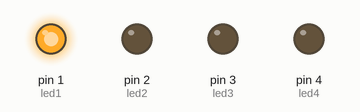
Simulated run of this sketch. Board: Arduino Uno, built with avr-gcc and run on an emulated ATmega328P. On the bench: output pins drawn as LEDs (lit = HIGH).

Above: at 0.2 s.
At 0.62 s:
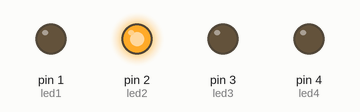
At 0.87 s:
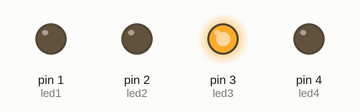
At 2.37 s:
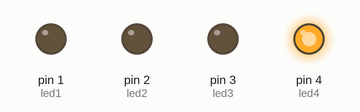
Timing chart, 0 to 3.0 s (numbered marks = the images above):
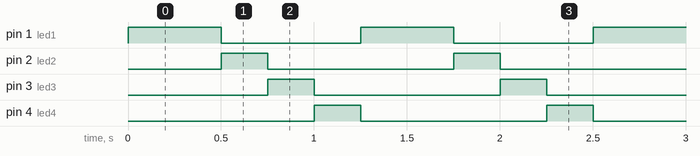

Measured:
- by itself, pin 1 (led1): alternates HIGH for 0.50 s and LOW for 0.75 s
- by itself, pin 2 (led2), pin 3 (led3), pin 4 (led4): alternates HIGH for 0.25 s and LOW for 1.0 s
- by itself, everything shown: repeats every 1.3 s, in 4 steps

The sketch:

setup.ino
```cpp
int led1 = 1;
int led2 = 2;
int led3 = 3;
int led4 = 4;

void setup() {
  // initialize digital pin LED_BUILTIN as an output.
  pinMode(led1, OUTPUT);
  pinMode(led2, OUTPUT);
  pinMode(led3, OUTPUT);
  pinMode(led4, OUTPUT);
}


// the loop function runs over and over again forever
void loop() {
  //led racer
  for (size_t i = 0; i < 5; i++)
  {
    closeAllLED();
    digitalWrite(whatLedTurnON(i), HIGH);
    delay(250);
  }
}

int whatLedTurnON(int i){
  switch (i)
  {
  case 1:
    return led1;
    break;
  case 2:
    return led2;
    break;
  case 3:
    return led3;
    break;
  case 4:
    return led4;
    break;
  default:
    return led1;
    break;
  }
}

void closeAllLED(){
  digitalWrite(led1, LOW);
  digitalWrite(led2, LOW);
  digitalWrite(led3, LOW);
  digitalWrite(led4, LOW);
}
```
